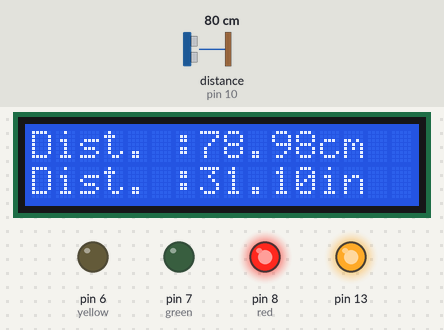
The sketch below on a simulated Arduino Uno, built with avr-gcc and run on an emulated ATmega328P. On the bench: 16×2 character LCD, output pins drawn as LEDs (lit = HIGH). Wiring (inferred from the names in the program): ultrasonic range finder: trigger pin 9; echo pin 10. Inputs (shaded band) come from the test bench; at power-on: distance to the obstacle (sensor on pin 10) 80 cm. The echo pulse lasts 58.3 µs per cm; pins used as bus, display or sensor lines are not drawn; what the sketch prints to the serial monitor is not drawn.

Above: at 1.2 s.
1.3 s: distance to the obstacle (sensor on pin 10) set to 2 cm
At 3.1 s:
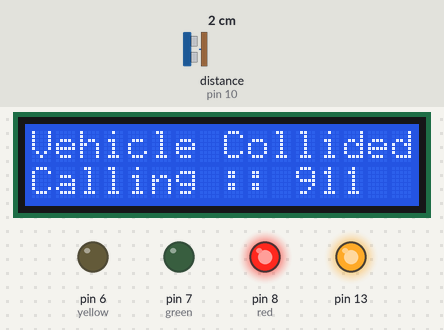
3.5 s: distance to the obstacle (sensor on pin 10) set to 100 cm
At 4.6 s:
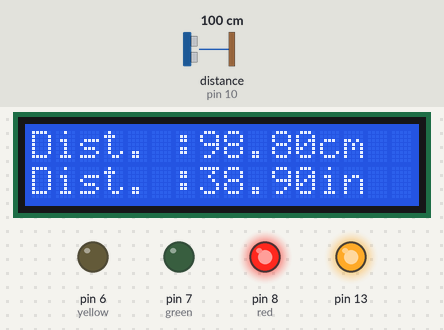
5.0 s: distance to the obstacle (sensor on pin 10) set to 107 cm
At 8.6 s:
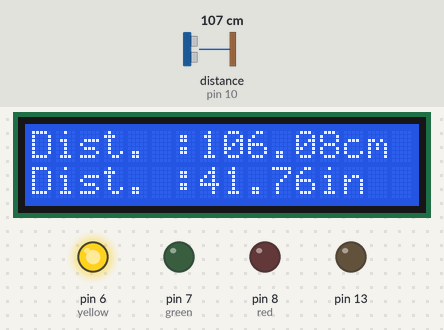
9.0 s: distance to the obstacle (sensor on pin 10) set to 202 cm
At 10.2 s:
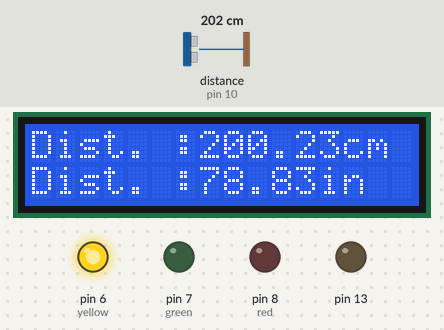
11.1 s: distance to the obstacle (sensor on pin 10) set to 207 cm
At 12.1 s:
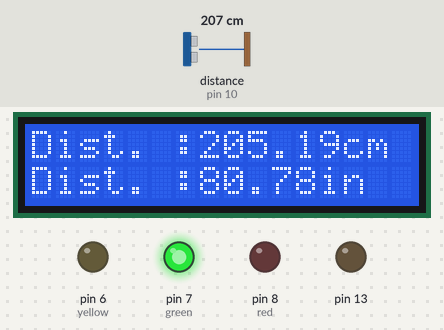
Timing chart, 0 to 14.1 s (numbered marks = the images above; inputs shaded):
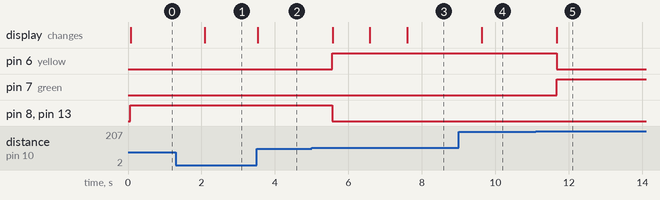

The sketch:

HurdleDetectionUsingUltrasonicSensor.ino
```cpp
#include <LiquidCrystal.h>
const int trigPin = 9;
const int echoPin = 10;
const int red = 8;
const int green = 7;
const int yellow = 6;
int seconds = 0;
long duration;
float distance;
String detection = "Vehicle Collided";
LiquidCrystal lcd_1(12, 11, 5, 4, 3, 2);

void setup()
{
  pinMode(trigPin, OUTPUT);
  pinMode(echoPin, INPUT);
  pinMode(red, OUTPUT);
  pinMode(green, OUTPUT);
  pinMode(yellow, OUTPUT);
  pinMode(13, OUTPUT);
  Serial.begin(9600);
  lcd_1.begin(16, 2); // Set up the number of columns and rows on the LCD.


}

void loop()
{
  digitalWrite(trigPin, LOW);
  delayMicroseconds(2);
  digitalWrite(trigPin, HIGH);
  delayMicroseconds(10);
  digitalWrite(trigPin, LOW);

  duration = pulseIn(echoPin, HIGH);
  distance = duration*0.034/2;
  float inches = distance/2.54;

  if(inches<=40)
  {
    digitalWrite(13,HIGH);
    digitalWrite(red,HIGH);
    digitalWrite(green,LOW);
    digitalWrite(yellow,LOW);
  }
   if(inches>40 && inches<=80)
  {
    digitalWrite(13,LOW);
    digitalWrite(red,LOW);
    digitalWrite(green,LOW);
    digitalWrite(yellow,HIGH);
  }
  if(inches>80)
  {
    digitalWrite(13,LOW);
    digitalWrite(red,LOW);
    digitalWrite(yellow,LOW);
    digitalWrite(green,HIGH);
  }
  if (inches >= 15)
  {
    lcd_1.clear();
    lcd_1.setCursor(0, 0);
    lcd_1.print("Dist. :");
    lcd_1.print(distance);
    lcd_1.print("cm");
    lcd_1.setCursor(0, 1);
    lcd_1.print("Dist. :");
    lcd_1.print(inches);
    lcd_1.print("in");

    Serial.print("Distance: ");
    Serial.print(distance);
    Serial.print("cm");
    Serial.print(", Inches: ");
    Serial.print(inches);
    Serial.println("in");
    delay(1000); // Wait for 1000 millisecond(s)
  }
  else
  {

    Serial.println(detection);
    lcd_1.setCursor(0, 0);
    lcd_1.print(detection);
    lcd_1.setCursor(0, 1);
    lcd_1.print("Calling :: 911");
  }


}
```

Measured:
- the behaviour switches between 102 and 103 cm on distance to the obstacle (sensor on pin 10) (found by bisection; images 2 and 3)
- the behaviour switches between 204 and 205 cm on distance to the obstacle (sensor on pin 10) (found by bisection; images 4 and 5)
- after the input at 1.3 s, the display: changes after 0.79 s (image 1)
- after the input at 3.5 s, the display: changes at once (image 2)
- after the input at 5.0 s, pin 6 (yellow): LOW → HIGH after 0.56 s; pin 8 (red), pin 13: HIGH → LOW after 0.56 s; the display: first changes after 0.57 s (image 3 shows a later state)
- after the input at 9.0 s, the display: changes after 0.63 s (image 4)
- after the input at 11.1 s, pin 6 (yellow): HIGH → LOW after 0.57 s; pin 7 (green): LOW → HIGH after 0.57 s; the display: changes after 0.57 s (image 5)
